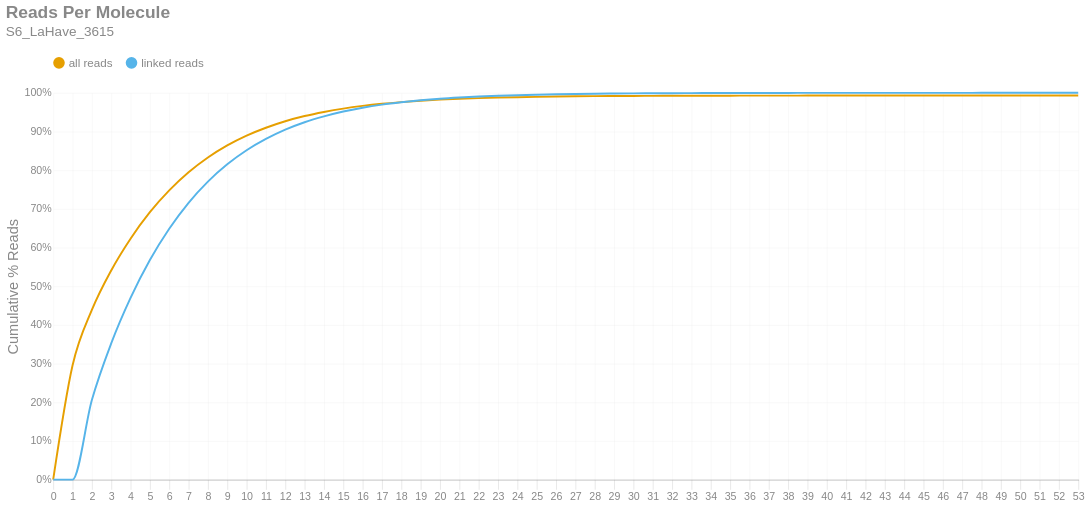

Notebook code cell kept with this figure:
### Markdown cell above
### Reads per Molecule
This chart shows the cumulative distribution of the number of reads per linked molecule. That is, how many alignments are associated with a unique molecule. This excludes the number of reads associated with invalid or absent linked-read barcodes. The `linked` histogram is the percentages recalculated when disregarding singletons.

### Code cell
if SKIPLR:
    print_html(f"Skipped")
else:
    counts = np.bincount(valids['reads'].cast(pl.Int64).to_numpy())
    weighted = counts * np.arange(len(counts))
    all_perc = weighted / n_reads
    linked_perc = weighted / n_linked_reads
    linked_perc[1] = 0
    binned_df = pl.DataFrame({
        'readsper': list(range(len(counts))),
        'all reads (cumsum)': np.cumsum(all_perc).tolist(),
        'linked reads (cumsum)': np.cumsum(linked_perc).tolist(),
    })

    with SafeRender(binned_df):
        (
            density_plot(binned_df, 'Reads Per Molecule', samplename, 'readspmol')
            .encode(
                x=alt.X('readsper:O', title=None).axis(labelAngle=0).scale(padding=0),
                y=alt.Y('value:Q', title='Cumulative % Reads').axis(format='%').stack(False),
                color=alt.Color("key:N").scale(domain=["all reads", "linked reads"]),
                tooltip=[
                    alt.Tooltip("key:N", title="Data Type"),
                    alt.Tooltip("readsper:O", title="Reads Per Molecule"),
                    alt.Tooltip("value:Q", format=".2%", title="% Reads (Cum.)")
                ]            
            )
        ).display()

### Figure 1 — Vega-Lite specification as saved in the notebook (floating-point values rounded to 4 significant figures)
{"width": "container", "height": 400, "config": {"title": {"anchor": "start", "dy": -15, "fontSize": 18, "color": "#888888", "subtitleColor": "#888888", "subtitleFontSize": 14}, "arc": {"fill": "#0072B2"}, "axis": {"domainColor": "#888888", "domainWidth": 0.5, "gridWidth": 0.2, "grid": false, "titleFontWeight": 400, "titleFontSize": 15, "labelFontSize": 11, "labelColor": "#888888", "tickColor": "#888888", "tickWidth": 0.2, "titleColor": "#888888"}, "axisBand": {"grid": false}, "axisX": {"grid": true, "tickSize": 10, "domainCap": "round"}, "axisY": {"domain": false, "grid": true, "tickSize": 0, "domainCap": "round"}, "background": "transparent", "header": {"labelFontSize": 15, "labelColor": "#888888", "titleFontSize": 15, "titleFontWeight": 600, "titleColor": "#888888"}, "legend": {"labelFont": "sans-serif", "labelFontSize": 12, "labelColor": "#888888", "symbolSize": 100, "symbolType": "circle", "titleFontSize": 12, "titlePadding": 10, "titleColor": "#888888", "title": null, "orient": "top"}, "range": {"category": ["#E69F00", "#56B4E9", "#009E73", "#F0E442", "#0072B2", "#D55E00", "#CC79A7", "#000000"], "diverging": ["#cfe8f3", "#a2d4ec", "#73bfe2", "#46abdb", "#1696d2", "#12719e"]}, "area": {"fill": "#0072B2", "fillOpacity": 0.7, "line": true, "strokeOpacity": 0.7}, "line": {"color": "#0072B2", "stroke": "#0072B2", "strokeWidth": 2}, "trail": {"color": "#0072B2", "stroke": "#0072B2", "strokeWidth": 0, "size": 1}, "point": {"filled": true, "fillOpacity": 1.0, "size": 95}, "text": {"color": "#888888", "fontSize": 11, "align": "right", "fontWeight": 400, "size": 11}, "bar": {"fill": "#0072B2", "stroke": null}, "view": {"stroke": null, "continuousWidth": 660, "continuousHeight": 400}}, "data": {"name": "data-43425bf16928a200335d9c7b93834baa"}, "mark": {"type": "line", "interpolate": "monotone", "point": {"opacity": 0, "size": 275}}, "encoding": {"color": {"field": "key", "scale": {"domain": ["all reads", "linked reads"]}, "type": "nominal"}, "tooltip": [{"field": "key", "title": "Data Type", "type": "nominal"}, {"field": "readsper", "title": "Reads Per Molecule", "type": "ordinal"}, {"field": "value", "format": ".2%", "title": "% Reads (Cum.)", "type": "quantitative"}], "x": {"axis": {"labelAngle": 0}, "field": "readsper", "scale": {"padding": 0}, "title": null, "type": "ordinal"}, "y": {"axis": {"format": "%"}, "field": "value", "stack": false, "title": "Cumulative % Reads", "type": "quantitative"}}, "params": [{"name": "param_c36ac31b6afebe62", "select": {"type": "point", "fields": ["key"]}, "bind": "legend"}], "title": {"text": "Reads Per Molecule", "subtitle": "S6_LaHave_3615"}, "transform": [{"fold": ["all reads (cumsum)", "linked reads (cumsum)"]}, {"calculate": "replace(datum.key, ' (cumsum)', '')", "as": "key"}, {"filter": {"param": "param_c36ac31b6afebe62"}}], "usermeta": {"embedOptions": {"downloadFileName": "S6_LaHave_3615.readspmol"}}, "$schema": "https://vega.github.io/schema/vega-lite/v6.1.0.json", "datasets": {"data-43425bf16928a200335d9c7b93834baa": [{"readsper": 0, "all reads (cumsum)": 0.0, "linked reads (cumsum)": 0.0}, {"readsper": 1, "all reads (cumsum)": 0.2949, "linked reads (cumsum)": 0.0}, {"readsper": 2, "all reads (cumsum)": 0.4386, "linked reads (cumsum)": 0.2059}, {"readsper": 3, "all reads (cumsum)": 0.5408, "linked reads (cumsum)": 0.3523}, {"readsper": 4, "all reads (cumsum)": 0.623, "linked reads (cumsum)": 0.4699}, {"readsper": 5, "all reads (cumsum)": 0.6913, "linked reads (cumsum)": 0.5679}, {"readsper": 6, "all reads (cumsum)": 0.7477, "linked reads (cumsum)": 0.6486}, {"readsper": 7, "all reads (cumsum)": 0.7945, "linked reads (cumsum)": 0.7156}, {"readsper": 8, "all reads (cumsum)": 0.8328, "linked reads (cumsum)": 0.7705}, {"readsper": 9, "all reads (cumsum)": 0.864, "linked reads (cumsum)": 0.8152}, {"readsper": 10, "all reads (cumsum)": 0.8893, "linked reads (cumsum)": 0.8515}, {"readsper": 11, "all reads (cumsum)": 0.9098, "linked reads (cumsum)": 0.8808}, {"readsper": 12, "all reads (cumsum)": 0.9266, "linked reads (cumsum)": 0.9049}, {"readsper": 13, "all reads (cumsum)": 0.94, "linked reads (cumsum)": 0.924}, {"readsper": 14, "all reads (cumsum)": 0.9505, "linked reads (cumsum)": 0.9392}, {"readsper": 15, "all reads (cumsum)": 0.9593, "linked reads (cumsum)": 0.9517}, {"readsper": 16, "all reads (cumsum)": 0.9662, "linked reads (cumsum)": 0.9616}, {"readsper": 17, "all reads (cumsum)": 0.9716, "linked reads (cumsum)": 0.9694}, {"readsper": 18, "all reads (cumsum)": 0.9759, "linked reads (cumsum)": 0.9756}, {"readsper": 19, "all reads (cumsum)": 0.9795, "linked reads (cumsum)": 0.9807}, {"readsper": 20, "all reads (cumsum)": 0.9824, "linked reads (cumsum)": 0.9848}, {"readsper": 21, "all reads (cumsum)": 0.9845, "linked reads (cumsum)": 0.9879}, {"readsper": 22, "all reads (cumsum)": 0.9864, "linked reads (cumsum)": 0.9905}, {"readsper": 23, "all reads (cumsum)": 0.9877, "linked reads (cumsum)": 0.9924}, {"readsper": 24, "all reads (cumsum)": 0.9888, "linked reads (cumsum)": 0.994}, {"readsper": 25, "all reads (cumsum)": 0.9896, "linked reads (cumsum)": 0.9952}, {"readsper": 26, "all reads (cumsum)": 0.9904, "linked reads (cumsum)": 0.9962}, {"readsper": 27, "all reads (cumsum)": 0.991, "linked reads (cumsum)": 0.9971}, {"readsper": 28, "all reads (cumsum)": 0.9914, "linked reads (cumsum)": 0.9978}, {"readsper": 29, "all reads (cumsum)": 0.9918, "linked reads (cumsum)": 0.9982}, {"readsper": 30, "all reads (cumsum)": 0.992, "linked reads (cumsum)": 0.9986}, {"readsper": 31, "all reads (cumsum)": 0.9922, "linked reads (cumsum)": 0.9989}, {"readsper": 32, "all reads (cumsum)": 0.9924, "linked reads (cumsum)": 0.9991}, {"readsper": 33, "all reads (cumsum)": 0.9925, "linked reads (cumsum)": 0.9993}, {"readsper": 34, "all reads (cumsum)": 0.9926, "linked reads (cumsum)": 0.9995}, {"readsper": 35, "all reads (cumsum)": 0.9927, "linked reads (cumsum)": 0.9995}, {"readsper": 36, "all reads (cumsum)": 0.9927, "linked reads (cumsum)": 0.9996}, {"readsper": 37, "all reads (cumsum)": 0.9928, "linked reads (cumsum)": 0.9997}, {"readsper": 38, "all reads (cumsum)": 0.9928, "linked reads (cumsum)": 0.9998}, {"readsper": 39, "all reads (cumsum)": 0.9929, "linked reads (cumsum)": 0.9998}, {"readsper": 40, "all reads (cumsum)": 0.9929, "linked reads (cumsum)": 0.9999}, {"readsper": 41, "all reads (cumsum)": 0.9929, "linked reads (cumsum)": 0.9999}, {"readsper": 42, "all reads (cumsum)": 0.9929, "linked reads (cumsum)": 0.9999}, {"readsper": 43, "all reads (cumsum)": 0.9929, "linked reads (cumsum)": 0.9999}, {"readsper": 44, "all reads (cumsum)": 0.993, "linked reads (cumsum)": 1.0}, {"readsper": 45, "all reads (cumsum)": 0.993, "linked reads (cumsum)": 1.0}, {"readsper": 46, "all reads (cumsum)": 0.993, "linked reads (cumsum)": 1.0}, {"readsper": 47, "all reads (cumsum)": 0.993, "linked reads (cumsum)": 1.0}, {"readsper": 48, "all reads (cumsum)": 0.993, "linked reads (cumsum)": 1.0}, {"readsper": 49, "all reads (cumsum)": 0.993, "linked reads (cumsum)": 1.0}, {"readsper": 50, "all reads (cumsum)": 0.993, "linked reads (cumsum)": 1.0}, {"readsper": 51, "all reads (cumsum)": 0.993, "linked reads (cumsum)": 1.0}, {"readsper": 52, "all reads (cumsum)": 0.993, "linked reads (cumsum)": 1.0}, {"readsper": 53, "all reads (cumsum)": 0.993, "linked reads (cumsum)": 1.0}]}}
